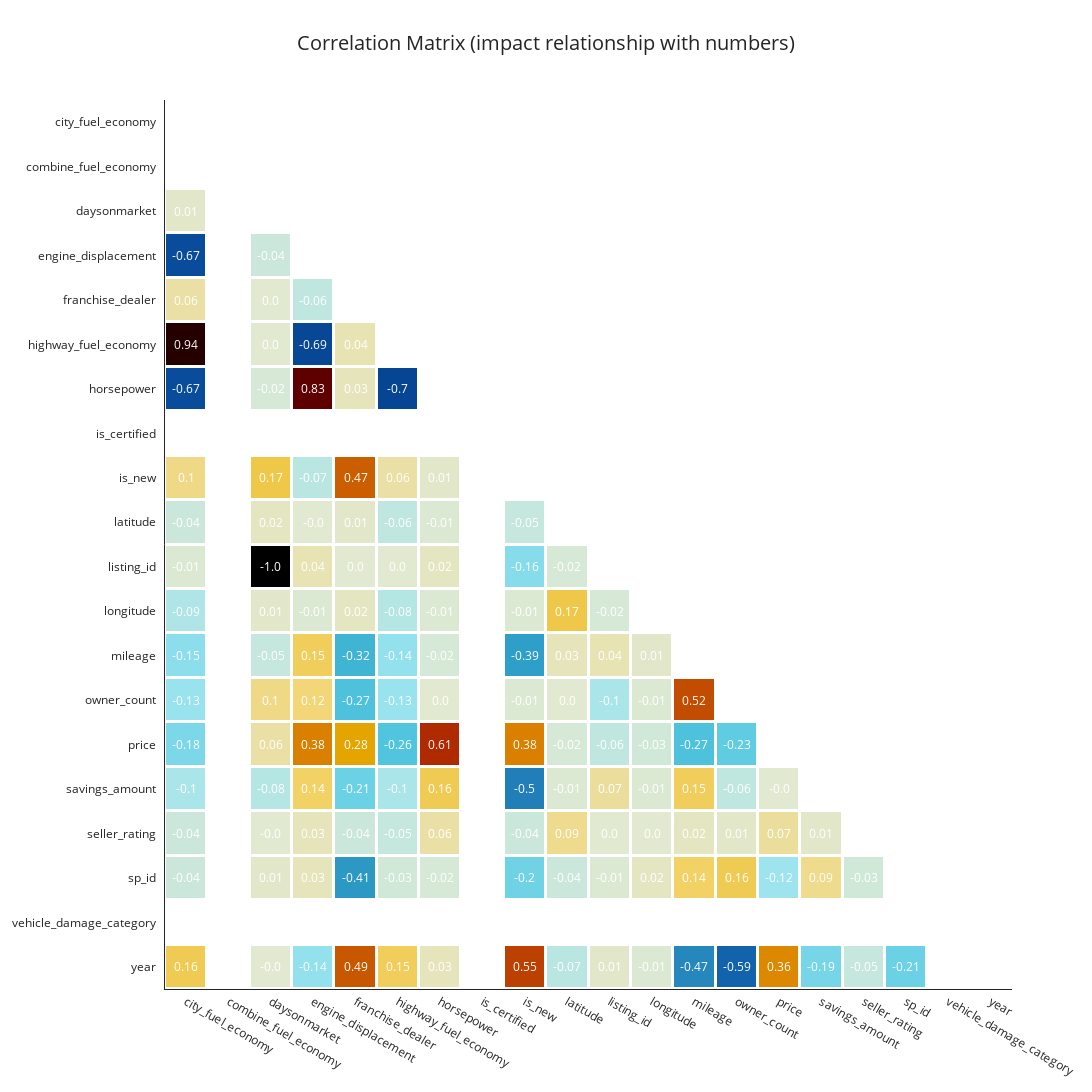

Notebook cell for this chart:
### Code cell
import plotly.figure_factory as ff

corr = df.corr()

mask = np.triu(np.ones_like(corr, dtype=bool))
corr = corr.mask(mask)
fig = ff.create_annotated_heatmap(
    z=corr.to_numpy().round(2),
    x=list(corr.index.values),
    y=list(corr.columns.values),
    xgap=3, ygap=3,
    zmin=-1, zmax=1,
    colorscale='icefire',
    colorbar_thickness=30,
    colorbar_ticklen=3,
)
fig.update_layout(title_text='Correlation Matrix (impact relationship with numbers)',
                  title_x=0.5,
                  titlefont={'size': 20},
                  width=1200, height=1200,
                  xaxis_showgrid=False,
                  xaxis={'side': 'bottom'},
                  yaxis_showgrid=False,
                  yaxis_autorange='reversed',
                  paper_bgcolor=None,
                  template="simple_white"
                  )

for i in range(len(fig.layout.annotations)):
    if fig.layout.annotations[i].text == 'nan':
        fig.layout.annotations[i].text = ""

fig.show()
